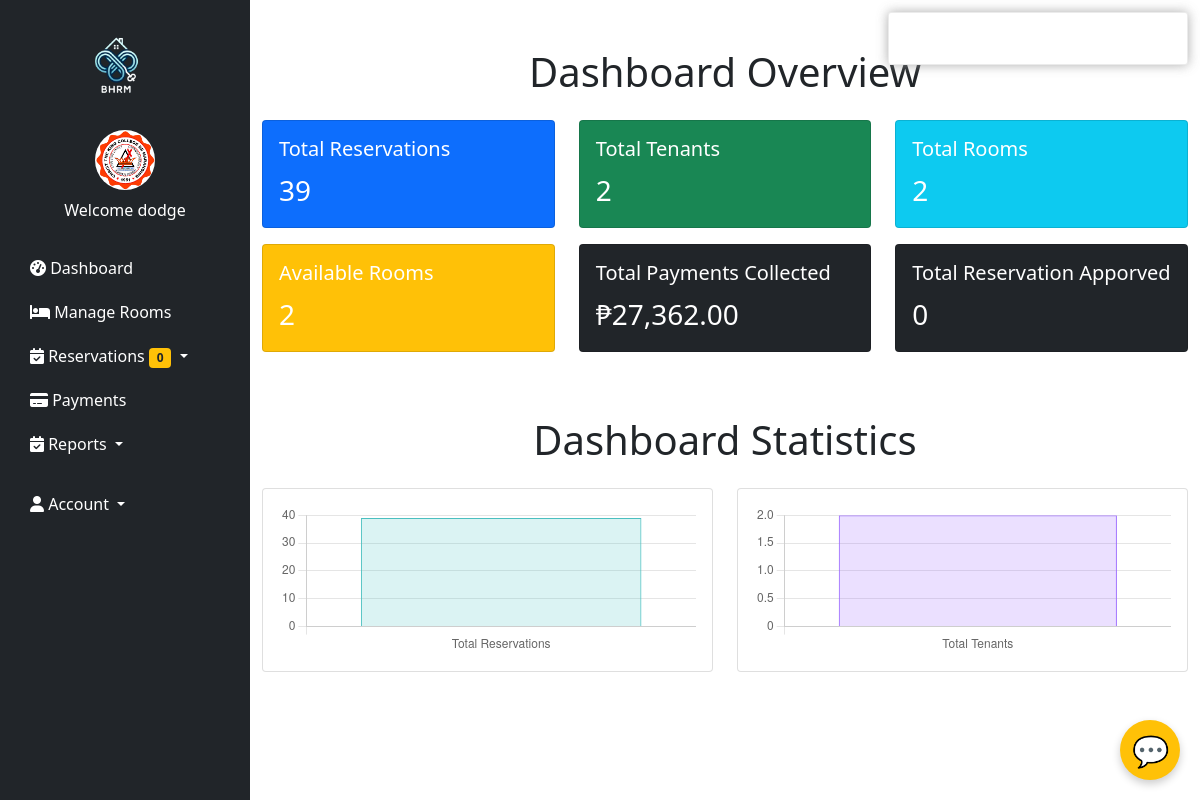
The app's page /dashboard.php (signed in) with its own data.
### tables this page shows
CREATE TABLE `users` (
  `id` int(11) NOT NULL,
  `image` varchar(255) NOT NULL,
  `fname` varchar(50) NOT NULL,
  `lname` varchar(50) NOT NULL,
  `gender` varchar(255) NOT NULL,
  `uname` varchar(50) NOT NULL,
  `pass` varchar(50) NOT NULL,
  `role` varchar(50) NOT NULL,
  `hname` varchar(255) NOT NULL
);

### navigationbar.php (the view, shortened to what this page needs)
<?php
require 'php/connection.php';
?>
<?php
        if(!empty($_SESSION['uname'])){
            $uname = $_SESSION['uname'];
            $query = "select * from users where uname = '$uname'";
            $result = mysqli_query($conn, $query);
            $fetch = mysqli_fetch_assoc($result);
        }
        $hname = $_SESSION['hname'];
        $query = "SELECT COUNT(*) AS new_reservations FROM reservation WHERE hname = '$hname' AND res_stat = 'Pending'";
        $result = mysqli_query($conn, $query);
        $row = mysqli_fetch_assoc($result);
        $newReservations = $row['new_reservations'];
    ?>
<!DOCTYPE html>
<html lang="en">
<head>
    <link href="https://cdn.jsdelivr.net/npm/bootstrap@5.0.2/dist/css/bootstrap.min.css" rel="stylesheet">
    <link href="https://cdnjs.cloudflare.com/ajax/libs/font-awesome/6.0.0-beta3/css/all.min.css" rel="stylesheet">
</head>
<body>
    <nav class="sidebar bg-dark">
        <div class="navbar-brand text-center">
            <img src="/bhrm-main/images/logo.png" alt="Logo">
        </div>
        <ul class="nav flex-column">
            <li class="nav-item text-center mb-4">
                <img class="rounded-circle mb-2" src="/bhrm-main/<?php echo $fetch['image'] ?? 'default.png'; ?>" alt="Profile" width="60" height="60">
                <span class="d-block text-white">Welcome <?php echo $fetch['fname'] ?? 'Guest'; ?></span>
            </li>
            <li class="nav-item">
                <a class="nav-link" href="/bhrm-main/dashboard.php">
                    <i class="fas fa-tachometer-alt"></i> Dashboard
                </a>
            </li>
            <li class="nav-item">
                <a class="nav-link" href="/bhrm-main/manageroom.php">
                    <i class="fas fa-bed"></i> Manage Rooms
                </a>
            </li>
            <li class="nav-item dropdown">
                <a class="nav-link dropdown-toggle" href="#" id="reservationMenu" role="button" data-bs-toggle="dropdown" aria-expanded="false">
                    <i class="fas fa-calendar-check"></i> Reservations <span class="badge bg-warning text-dark"><?php echo $newReservations; ?></span>
                </a>
            </li>
            <li class="nav-item">
                <a class="nav-link" href="/bhrm-main/payment.php">
                    <i class="fas fa-credit-card"></i> Payments
                </a>
            </li>
            <li class="nav-item dropdown">
                <a class="nav-link dropdown-toggle" href="#" id="reservationMenu" role="button" data-bs-toggle="dropdown" aria-expanded="false">
                    <i class="fas fa-calendar-check"></i> Reports
                </a>
            </li>
            <li class="nav-item dropdown mt-3">
                <a class="nav-link text-white dropdown-toggle" href="#" id="userMenu" role="button" data-bs-toggle="dropdown">
                    <i class="fas fa-user"></i> Account
                </a>
            </li>
        </ul>
    </nav>
</body>
</html>

### navigationbar.php (style rules this page uses)
body { margin-left: 250px; transition: margin-left 0.3s ease; background-color: white; }
.sidebar { position: fixed; top: 0; left: 0; height: 100vh; width: 250px; background-color: #343a40; padding: 20px 15px; z-index: 1000; overflow-y: auto; transition: all 0.3s ease; }
.sidebar .navbar-brand img { width: 80px; height: 80px; border-radius: 50%; margin-bottom: 20px; }
.sidebar .nav-link { color: white; display: block; font-size: 16px; padding: 10px 15px; border-radius: 5px; transition: all 0.3s ease; }

### records on screen
users: image (picture), fname "dodge"

### other values on screen
$newReservations "0"
$totalReservations "39"
$totalTenants "2"
$totalRooms "2"
$availableRooms "2"
$totalPayments "27,362.00"
$totalapproved "0"
chart data {{ $totalReservations }} 39
chart data {{ $totalTenants }} 2
